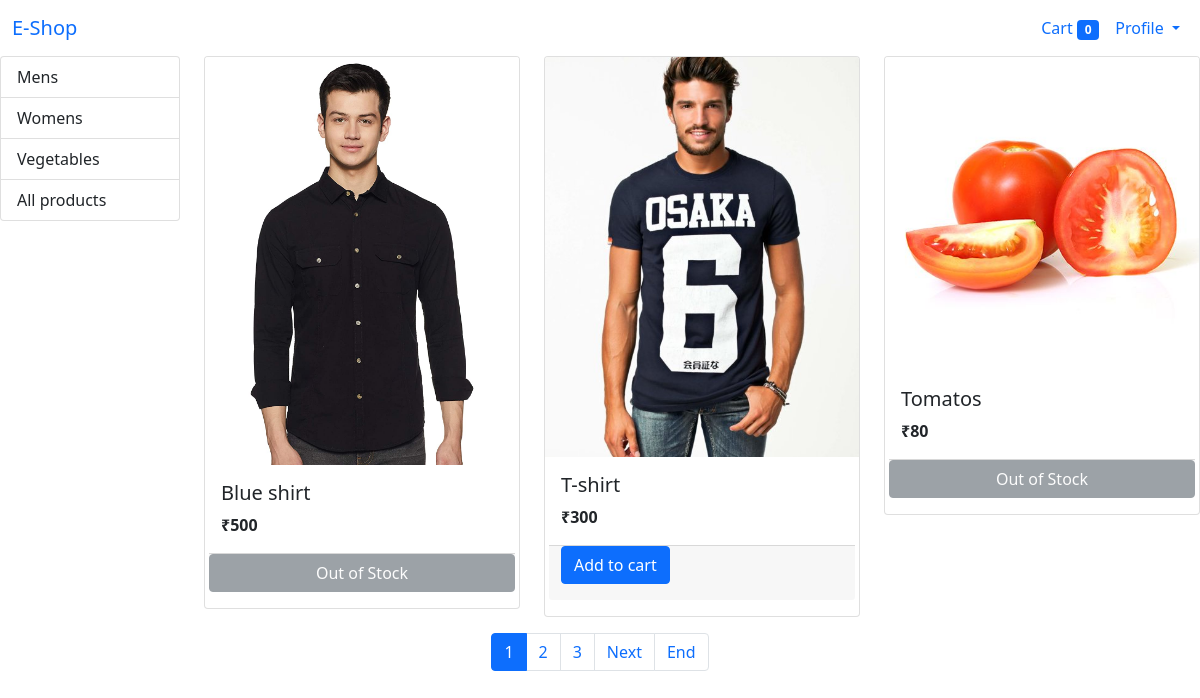
The page / on the database its author committed.
### store/models/categories.py (models this page shows, shortened)
class Categories(models.Model):
    name = models.CharField(max_length=20)

### store/models/product.py (models this page shows)
class Product(models.Model):
    product_name= models.CharField(max_length=100)
    product_price= models.IntegerField(default=0)
    category = models.ForeignKey(Categories, on_delete=models.CASCADE, default=1)
    product_image = models.ImageField(upload_to='media/')
    product_quantity = models.IntegerField(default=0)

### store/views/index.py (the view, shortened to what this page needs)
# urls.py: path('',Index.as_view(),name="index"),
class Index(View):
    def get(self,request):
        cart = request.session.get("cart",{})
        categories= Categories.objects.all()
        category_id = request.GET.get('category')
        if category_id: # when a particular category is selected
            products = Product.objects.filter(category=category_id)
        else: # when all category is selected
            products = Product.objects.all()
        index_page_pagination = Paginator(products,3)
        current_page_number = request.GET.get('page')
        final_pages=index_page_pagination.get_page(current_page_number)
        last_page = index_page_pagination.num_pages
        current_page = final_pages.number
        start_page = max(1,current_page-1)
        end_page=min(start_page+2,last_page)
        list_of_page_numbers= range(start_page,end_page+1)
        context={
            'products':final_pages,
            'last_page':last_page,
            'list_of_page_numbers':list_of_page_numbers,
            'categories':categories,
            'cart': cart,
        }
        return render(request,'index.html',context)

### store/templatetags/cart_filters.py (called while the page is built)
@register.filter(name="is_in_cart")
def is_in_cart(product,cart):
    if str(product.id) in cart.keys(): # cart.keys() will have a list of keys in string format which will never match with integer product.id
        return True
    else:
        return False

@register.filter
def currency(number):
    return "₹"+str(number)

### store/templates/index.html (shortened to what this page needs)
{%extends "store_master_template.html"%}
{% load cart_filters %}
{% block body %}
{%include 'navbar.html'%}
<div class="row">
  <div class="col-lg-2 mx-auto">
    <div class="list-group">
      {%for category in categories%}
      <a
        href="/?category={{category.id}}"
        class="list-group-item list-group-item-action"
        >{{category.name}}</a
      >
      {%endfor%}
      <a href="/" class="list-group-item list-group-item-action"
        >All products</a
      >
    </div>
  </div>
  <div id="products" class="col-lg-10 mx-auto">
    <div class="row">
      {% for product in products %}
      <div class="col-md-4 mb-3" id={{product.id}}>
        <div class="card">
          <img class="card-img-top" src="{{ product.product_image.url }}" alt="Product image"/>
          <div class="card-body">
            <h5 class="card-title">{{ product.product_name }}</h5>
            <p class="card-text"><b>{{ product.product_price| currency  }}</b></p>
            <div class="card-footer p-0 row no-gutters">
              {%if product.product_quantity == 0%}
              <button type="button" class="btn btn-secondary w-100" disabled>
                Out of Stock
              </button>
              {%else%}
              <form action="/#{{product.id}}" method="POST">
                <input type="submit" class="btn btn-primary" value="Add to cart"/>
              </form>
              {%endif%}
            </div>
          </div>
        </div>
      </div>
      {% endfor %}
    </div>
  </div>
</div>
<div class="d-flex justify-content-center">
  <nav aria-label="...">
    <ul class="pagination">
        {%for page in list_of_page_numbers%}
            <li class="page-item {% if page == products.number %}active{% endif %}" >
                <a class="page-link" href="/?page={{page}}">{{page}}</a>
            </li>
        {%endfor%}
      {%if products.has_next%}
      <li class="page-item">
        <a class="page-link" href="/?page={{products.next_page_number}}">Next</a>
      </li>
      <li class="page-item">
        <a class="page-link" href="/?page={{last_page}}">End</a>
      </li>
      {%endif%}
    </ul>
  </nav>
  {% endblock %}

### rows shown on the page
Categories: name "Mens"
Categories: name "Womens"
Categories: name "Vegetables"
Product: product_image (picture), product_name "Blue shirt", product_price "₹500", product_quantity "Out of Stock"
Product: product_image (picture), product_name "T-shirt", product_price "₹300"
Product: product_image (picture), product_name "Tomatos", product_price "₹80", product_quantity "Out of Stock"

### other values the page prints
{{ request.session.cart.keys|length }} "0"
{{ page }} "1" "2" "3"
